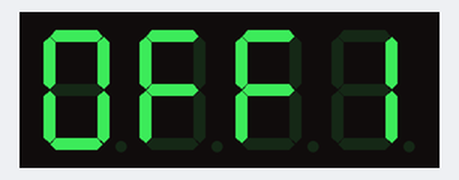
The sketch below on a simulated Arduino Uno, built with avr-gcc and run on an emulated ATmega328P. On the bench: 4-digit seven-segment display.

Above: at 0.1 s.
At 1.2 s:
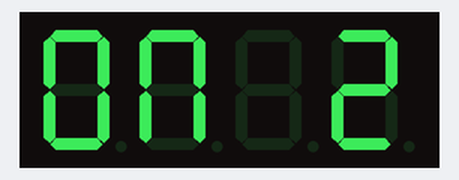

The sketch:

DisplayTest.ino
```cpp
#include <TM1637Display.h>

#define CLK 4
#define DIO 5

TM1637Display display = TM1637Display(CLK, DIO);

const uint8_t OFF[] = {
  SEG_A | SEG_B | SEG_C | SEG_D | SEG_E | SEG_F,   // O
  SEG_A | SEG_E | SEG_F | SEG_G,                   // F
  SEG_A | SEG_E | SEG_F | SEG_G                   // F
};

const uint8_t ON[] = {
  SEG_A | SEG_B | SEG_C | SEG_D | SEG_E | SEG_F,   // O
  SEG_A | SEG_B | SEG_C | SEG_E | SEG_F   // N
};


void setup() {
  display.clear();
  delay(30);
  display.setBrightness(7);
}

void loop(){
  display.setSegments(OFF, 3, 0);
  display.showNumberDec(1, false, 1, 3);
  delay(1000);
  display.clear();
  display.setSegments(ON, 2, 0);
  display.showNumberDec(2, false, 1, 3);
  delay(1000);
  display.clear();

}
```

Measured:
- by itself, everything shown: repeats every 2.1 s, in 3 steps
- what the display in image 0 shows lasts 1.0 s, from 0.1 s to 1.1 s
